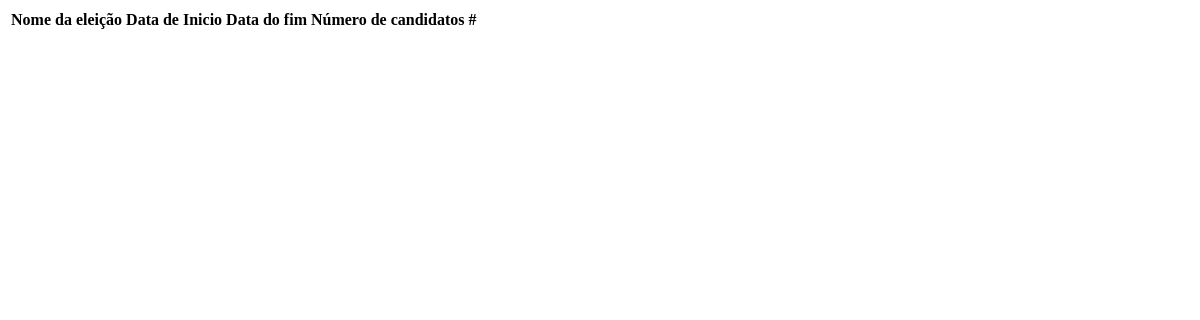
Before: /listaEleicao/ with the older database file.
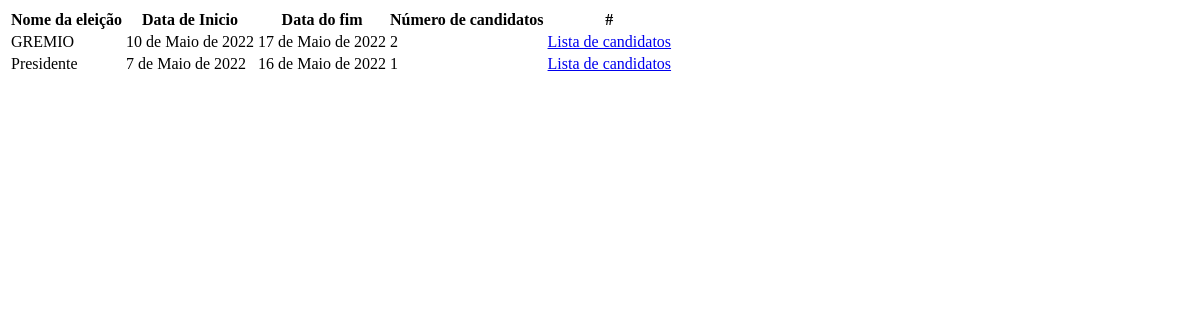
After: the same page with the newer database file.
### systemElections/models.py (models this page shows, shortened)
class Election(models.Model):
    id_Election = models.AutoField(primary_key=True)
    lawsuit = models.CharField(max_length=50)
    initDate = models.DateField()
    finalDate = models.DateField()
    isEnd = models.BooleanField(default=False)
    Winner = models.IntegerField(default=0, blank=True)
    nCandidates = models.IntegerField(default=0, blank=True)
    def att():
        x = Election.objects.annotate(number=Count('candidate'))
        e = Election.objects.all()
        for i in e:
            for j in x:
                if(i.id_Election == j.id_Election):
                    i.nCandidates = j.number
                    i.save()
                    break

### systemElections/views.py (the view)
# urls.py: path('listaEleicao/', listElections, name='listElections'),
def listElections(request):
    Election.att()
    Elections = Election.objects.all()
    for i in Elections:
        if(i.finalDate <= date.today()):
            i.isEnd = True
            obj = Candidate.objects.filter(Election = i.id_Election)
            x = 0
            for j in obj:
                if(j.nElectors >= x):
                    x = j.nElectors
                    i.Winner = j.cpf
                    i.save()
            win = Candidate.objects.get(cpf = i.Winner)
            win.isWinner = True
            win.save()
    return render(request, 'systemElections/election_list.html', {'election':Election.objects.filter(isEnd = False)})

### templates/systemElections/election_list.html (shortened to what this page needs)
<!DOCTYPE html>
<html lang="en">
<head>
</head>
<body>
    <table>
        <tr>
            <th>Nome da eleição</th>
            <th>Data de Inicio</th>
            <th>Data do fim</th>
            <th>Número de candidatos</th>
            <th>#</th>
        </tr>
    {% for election in election %}
        <tr>
            <td>{{election.lawsuit}}</td>
            <td>{{election.initDate}}</td>
            <td>{{election.finalDate}}</td>
            <td>{{election.nCandidates}}</td>
            <td><a href="{% url 'showCandidates' election.id_Election %}">Lista de candidatos</a></td>
        </tr>
    {% endfor %}
    </table>
</body>
</html>

Changed rows visible on the page:
now on this page (row edited): Election: lawsuit "GREMIO", initDate "10 de Maio de 2022", finalDate "17 de Maio de 2022", nCandidates "2"
now on this page (row edited): Election: lawsuit "Presidente", initDate "7 de Maio de 2022", finalDate "16 de Maio de 2022", nCandidates "1"
